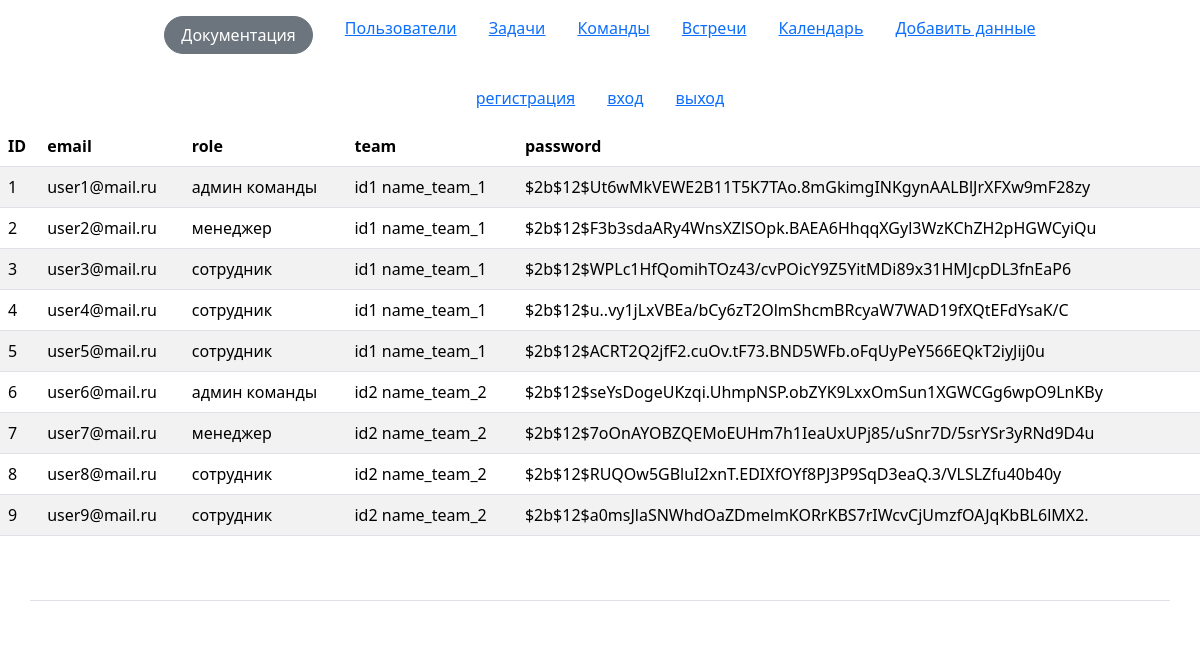
Screenshot of /users with the database file from the repository.
### app/users/models.py (models this page shows)
class UserModel(Base):
    __tablename__ = 'users'
    id = Column(Integer, primary_key=True, index=True)
    email = Column(String, unique=True)
    role = Column(String, nullable=True)
    team_id = Column(Integer, ForeignKey('teams.id'), nullable=True)
    team = relationship('TeamModel')
    hash_password = Column(String)
    meetings = relationship('MeetingModel', secondary=meeting_participants, back_populates='participants')

### app/teams/models.py (models this page shows)
class TeamModel(Base):
    __tablename__ = 'teams'
    id = Column(Integer, primary_key=True, index=True)
    name = Column(String, unique=True)

### app/users/router.py (the view)
@router.get("/users", response_model=List[User])
async def get_users(request: Request, db: Session = Depends(get_db)):
    users_data = db.query(UserModel).options(
        selectinload(UserModel.team)
    ).all()
    return templates.TemplateResponse(
        request=request, name="users/users.html", context={"users_data": users_data}
    )

### app/templates/users/users.html
{% extends 'base.html' %}
{% block content %}
        <div class="container">
        <header class="d-flex justify-content-center py-3 ">
          <ul class="nav nav-pills">
            <li class="nav-item px-3"><a href="/register-form/">регистрация</a></li>
            <li class="nav-item px-3"><a href="/login-form/">вход</a></li>
            <li class="nav-item px-3"><a href="/logout/">выход</a></li>
          </ul>
        </header>
      </div>
<table class="table table-striped">
    <thead>
      <tr>
        <th>ID</th>
        <th>email</th>
        <th>role</th>
        <th>team</th>
        <th>password</th>
      </tr>
    </thead>
    <tbody>
      {% for user in users_data %}
        <tr>
          <td>{{ user.id }}</td>
          <td>{{ user.email }}</td>
          <td>{{ user.role }}</td>
          <td>id{{ user.team_id }} {{ user.team.name }}</td>
          <td>{{ user.hash_password }}</td>
        </tr>
      {% endfor %}
    </tbody>
  </table>
{% endblock %}

### rows the page displays
UserModel: id "1", email "user1@mail.ru", role "админ команды", team_id "1", team.name "name_team_1", hash_password "$2b$12$Ut6wMkVEWE2B11T5K7TAo.8mGkimgINKgynAALBlJrXFXw9mF28zy"
UserModel: id "2", email "user2@mail.ru", role "менеджер", team_id "1", team.name "name_team_1", hash_password "$2b$12$F3b3sdaARy4WnsXZlSOpk.BAEA6HhqqXGyl3WzKChZH2pHGWCyiQu"
UserModel: id "3", email "user3@mail.ru", role "сотрудник", team_id "1", team.name "name_team_1", hash_password "$2b$12$WPLc1HfQomihTOz43/cvPOicY9Z5YitMDi89x31HMJcpDL3fnEaP6"
UserModel: id "4", email "user4@mail.ru", role "сотрудник", team_id "1", team.name "name_team_1", hash_password "$2b$12$u..vy1jLxVBEa/bCy6zT2OlmShcmBRcyaW7WAD19fXQtEFdYsaK/C"
UserModel: id "5", email "user5@mail.ru", role "сотрудник", team_id "1", team.name "name_team_1", hash_password "$2b$12$ACRT2Q2jfF2.cuOv.tF73.BND5WFb.oFqUyPeY566EQkT2iyJij0u"
UserModel: id "6", email "user6@mail.ru", role "админ команды", team_id "2", team.name "name_team_2", hash_password "$2b$12$seYsDogeUKzqi.UhmpNSP.obZYK9LxxOmSun1XGWCGg6wpO9LnKBy"
UserModel: id "7", email "user7@mail.ru", role "менеджер", team_id "2", team.name "name_team_2", hash_password "$2b$12$7oOnAYOBZQEMoEUHm7h1IeaUxUPj85/uSnr7D/5srYSr3yRNd9D4u"
UserModel: id "8", email "user8@mail.ru", role "сотрудник", team_id "2", team.name "name_team_2", hash_password "$2b$12$RUQOw5GBluI2xnT.EDIXfOYf8PJ3P9SqD3eaQ.3/VLSLZfu40b40y"
UserModel: id "9", email "user9@mail.ru", role "сотрудник", team_id "2", team.name "name_team_2", hash_password "$2b$12$a0msJlaSNWhdOaZDmelmKORrKBS7rIWcvCjUmzfOAJqKbBL6lMX2."
